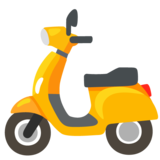
#> input picture images/motor-scooter_1f6f5.png, 160 x 160 px
$ python CO2_distance_sans_emission_sport.py
#> lines starting #> are read from the running program, lines starting #| are printed output that depends on the picture
import numpy as np
import matplotlib.pyplot as plt
from matplotlib.offsetbox import (OffsetImage, AnnotationBbox)
import seaborn as sns

sns.set_theme(context='talk', style='ticks')


m = 85 # kg masse cycliste + velo
percent_denivele = 0.01 # delta_h sur 100 m / 100 m  (% dénivelé)
v = 20 / 3.6

C_rr = 0.004 # FR = Crr⋅m⋅g  https://fr.wikipedia.org/wiki/R%C3%A9sistance_au_roulement  https://www.velomobil.ch/ch/sites/default/files/images/pages/reifenpruefstand/diagramm_cr_v.jpg
R_t = 0.4 # F = R_T v^2 https://pubmed.ncbi.nlm.nih.gov/468661/ le papier donne 0.2 pour un velo de route. Je prend *2 pour un velo de ville
g = 9.81 # m/s^2
Nombre_d_arret = 4 ## On suppose que le cycliste s'arrete 4 fois et doit donc fournir 4 fois l'énergie cinetique

E_eff = 0.2 # Rendement energétique cycliste https://en.wikipedia.org/wiki/Bicycle_performance or https://pubmed.ncbi.nlm.nih.gov/468661/
food_kgC02_kcal_vegan = 0.6/1000 # https://ourworldindata.org/grapher/ghg-kcal-poore
food_kgC02_kcal_moyen = 1.5/1000 # fig 2 de https://www.connaissancedesenergies.org/sites/default/files/pdf-actualites/etude-cas-impact-carbone-regimes-alimentaires-differencies-2011.pdf
food_kgC02_kcal_boeuf = 3/1000 # fig 2 de https://www.connaissancedesenergies.org/sites/default/files/pdf-actualites/etude-cas-impact-carbone-regimes-alimentaires-differencies-2011.pdf

E_velo_electrique = 0.4 # Rendement vélo 100% électrique à la louche
Electricite_kgC02_jool = 0.1 / (1000 * 60 * 60)  # Electricité francaise kgC02/kwh https://app.electricitymaps.com/zone/FR

temps_sport_journalier_recommande = 225*60/7 # temps sport recommandé par l'OMS https://www.who.int/news-room/fact-sheets/detail/physical-activity
L_sport_jours = v*temps_sport_journalier_recommande


def energie_totale(L, verbose = False):
    E_c = 0.5 * m * v**2 * Nombre_d_arret # Energie cinetique
    E_m = m * g * percent_denivele * L # Energie mécanique
    E_t = R_t * v**2 * L # Energie frottement air
    E_rr = C_rr * m * g * L # Energie frottement roulement
    E_tot = E_c + E_m + E_t + E_rr # Energie totale
    if verbose:
        print("Vitesse : ", v*3.6, "km/h")
        print("Energie cinétique : ", E_c/4184, "kcal")
        print("Energie mécanique : ", E_m/4184, "kcal")
        print("Energie frottement air : ", E_t/4184, "kcal")
        print("ENergie frottement roulement : ", E_rr/4184, "kcal")
        print(f"Energie totale  : {E_tot/4184:.2f} kcal ")
        print(f"Puissance instant : {E_tot*v/L:.2f} W")
        print()
    return E_tot

def C02_from_energie(E_tot, food_kgC02_kcal, verbose = False):
    kg_C02_bike_human = E_tot/4184 * 1/E_eff * food_kgC02_kcal
    kg_C02_bike_electrique = E_tot/E_velo_electrique * Electricite_kgC02_jool
    if verbose:
        print(f"Energie nourriture  : {E_tot/4184 * 1/E_eff:.2f} kcal = {kg_C02_bike_human:.2f} kg CO2")
        print(f"Trajet en vélo electrique : {E_tot/E_velo_electrique/1000 * 1/(60*60):.2f} kWh")
        print(f"Trajet en vélo electrique : {kg_C02_bike_electrique:.3f} kg CO2")
        print()
        print()
    return kg_C02_bike_human, kg_C02_bike_electrique

l_L = np.linspace(1000, 20000, 70)
l_L_km = l_L / 1000
E_sport_recommande = energie_totale(L_sport_jours, verbose=True)
l_kg_C02_bike_human_boeuf, l_kg_C02_bike_human_vegan, l_kg_C02_bike_human_vegan, l_kg_C02_bike_human, l_kg_C02_bike_electrique = [], [], [], [], []

for L in l_L:
    E_tot = energie_totale(L)
    E_bike = max(0, E_tot - E_sport_recommande)
    kg_C02_bike_human, _ = C02_from_energie(E_bike, food_kgC02_kcal_boeuf)
    l_kg_C02_bike_human_boeuf.append(kg_C02_bike_human)
    kg_C02_bike_human, _ = C02_from_energie(E_bike, food_kgC02_kcal_vegan)
    l_kg_C02_bike_human_vegan.append(kg_C02_bike_human)
    kg_C02_bike_human, _ = C02_from_energie(E_bike, food_kgC02_kcal_moyen)
    l_kg_C02_bike_human.append(kg_C02_bike_human)
    _, kg_C02_bike_electrique = C02_from_energie(E_tot, food_kgC02_kcal_moyen)
    l_kg_C02_bike_electrique.append(kg_C02_bike_electrique)

l_kg_auto = 0.2 * l_L_km
l_kg_moto = 0.08 * l_L_km
l_kg_metro = 0.003 * l_L_km

def plot_all(y_scale = "linear"):
    fig, ax = plt.subplots(figsize=(10, 5))
    #plt.plot(l_L_km, l_kg_auto , label = "Voiture")
    plt.plot(l_L_km, l_kg_moto, label = "Scooter")
    plt.plot(l_L_km, l_kg_C02_bike_human, label = "Cycliste français moyen")
    plt.plot(l_L_km, l_kg_C02_bike_human_vegan, label = "Cycliste vegan")
    plt.plot(l_L_km, l_kg_C02_bike_human_boeuf, label = "Cycliste carnivore")
    plt.plot(l_L_km, l_kg_C02_bike_electrique, label = "Vélo 100% électrique")
    plt.plot(l_L_km, l_kg_metro, label = "Metro")
    plt.xlabel("Distance (km)")
    plt.ylabel("kg CO2")
    plt.yscale(y_scale)

    def add_image(path_image, y_top, index_x = -2, zoom = 0.2):
#> called with path_image = 'images/motor-scooter_1f6f5.png', y_top = 1.53, index_x = -4, zoom = 0.2
        x_top = l_L_km[index_x]
        im = plt.imread(path_image)
#> im is the input picture: shape (160, 160, 4) float32; mean R, G, B, A 0.303, 0.239, 0.0936, 0.387
        imagebox = OffsetImage(im, zoom=zoom)#Annotation box for solar pv logo
        #Container for the imagebox referring to a specific position *xy*.
        ab = AnnotationBbox(imagebox, (x_top, y_top), frameon = False)
        ax.add_artist(ab)

    index_start = -4
    #add_image("images/automobile_1f697.png", l_kg_auto[index_start], index_x=index_start)

    add_image("images/motor-scooter_1f6f5.png", l_kg_moto[index_start], index_x=index_start)

    add_image("images/metro_1f687.png", l_kg_metro[index_start], index_x=index_start, zoom=0.15)
#> call 2 of add_image, with path_image = 'images/metro_1f687.png', y_top = 0.0575, index_x = -4, zoom = 0.15
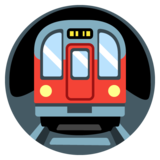
#> input picture images/metro_1f687.png, 160 x 160 px
#> in add_image, im is the input picture: shape (160, 160, 4) float32; mean R, G, B, A 0.278, 0.251, 0.262, 0.691

    add_image("images/bicycle_1f6b2.png", l_kg_C02_bike_human[index_start + 1], index_x=index_start)
#> call 3 of add_image, with path_image = 'images/bicycle_1f6b2.png', y_top = 0.376, index_x = -4, zoom = 0.2
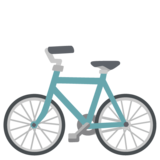
#> input picture images/bicycle_1f6b2.png, 160 x 160 px
#> in add_image, im is the input picture: shape (160, 160, 4) float32; mean R, G, B, A 0.184, 0.206, 0.21, 0.214

    add_image("images/bicycle_1f6b2.png", l_kg_C02_bike_human_boeuf[index_start + 1], index_x=index_start)
    add_image("images/cut-of-meat_1f969.png", l_kg_C02_bike_human_boeuf[index_start + 1], zoom=0.15, index_x=index_start + 2)
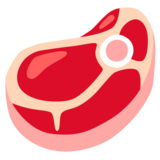
#> input picture images/cut-of-meat_1f969.png, 160 x 160 px
#> in add_image, im is the input picture: shape (160, 160, 4) float32; mean R, G, B, A 0.591, 0.262, 0.274, 0.601

    add_image("images/bicycle_1f6b2.png", l_kg_C02_bike_human_vegan[index_start + 1], index_x=index_start)
    add_image("images/green-salad_1f957.png", l_kg_C02_bike_human_vegan[index_start + 1], zoom=0.15, index_x=index_start + 2)
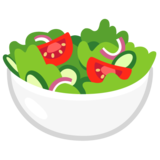
#> input picture images/green-salad_1f957.png, 160 x 160 px
#> in add_image, im is the input picture: shape (160, 160, 4) float32; mean R, G, B, A 0.408, 0.423, 0.305, 0.525

    add_image("images/bicycle_1f6b2.png", l_kg_C02_bike_electrique[index_start + 1], index_x=index_start)
    add_image("images/high-voltage_26a1.png", l_kg_C02_bike_electrique[index_start + 1], zoom=0.15, index_x=index_start + 2)
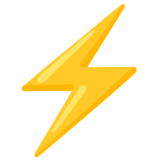
#> input picture images/high-voltage_26a1.png, 160 x 160 px
#> in add_image, im is the input picture: shape (160, 160, 4) float32; mean R, G, B, A 0.246, 0.193, 0.0349, 0.21

    plt.legend(fontsize=12, loc="upper left")
    plt.title("Comparaison des émissions de CO2 en retirant les émissions \n liées au temps de sport recommandé par l'OMS sur le vélo")
    plt.tight_layout()
    plt.savefig("results/Emmission_C02_distance_avec_sport_OMS_%s.png"%y_scale, dpi=100)
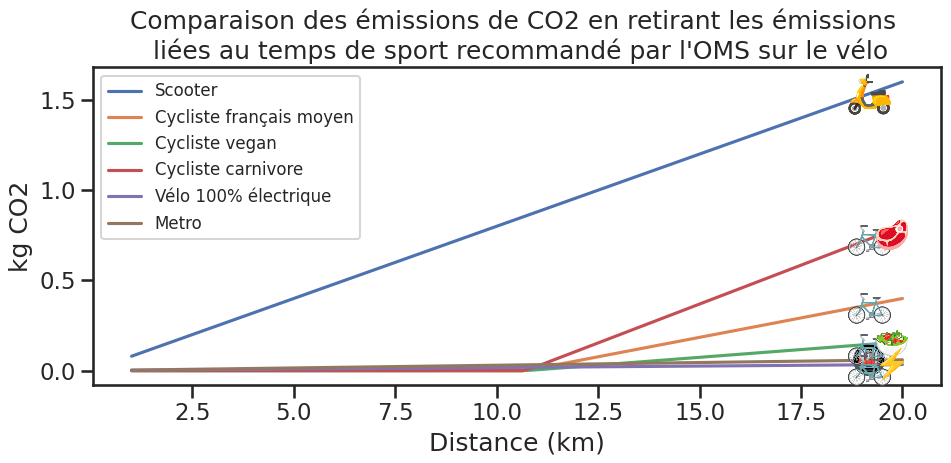
#> figure drawn by matplotlib, 1 panel; curve peaks at x = 20, y = 1.6; curve peaks at x = 20, y = 0.4; curve peaks at x = 20, y = 0.16
    plt.show()

plot_all(y_scale = "linear")
plot_all(y_scale = "log")
#> call 2 of plot_all, with y_scale = 'log'
#> in plot_all (call 2), `plt.savefig("results/Emmission_C02_distance_avec_sport_OMS_%s.png"%y_s..`:
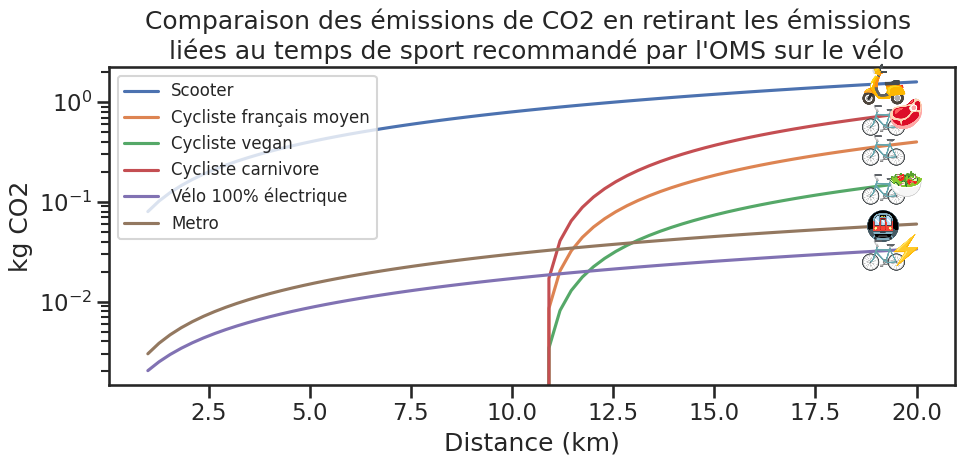
#> figure drawn by matplotlib, 1 panel; curve peaks at x = 20, y = 1.6; curve peaks at x = 20, y = 0.4; curve peaks at x = 20, y = 0.16
